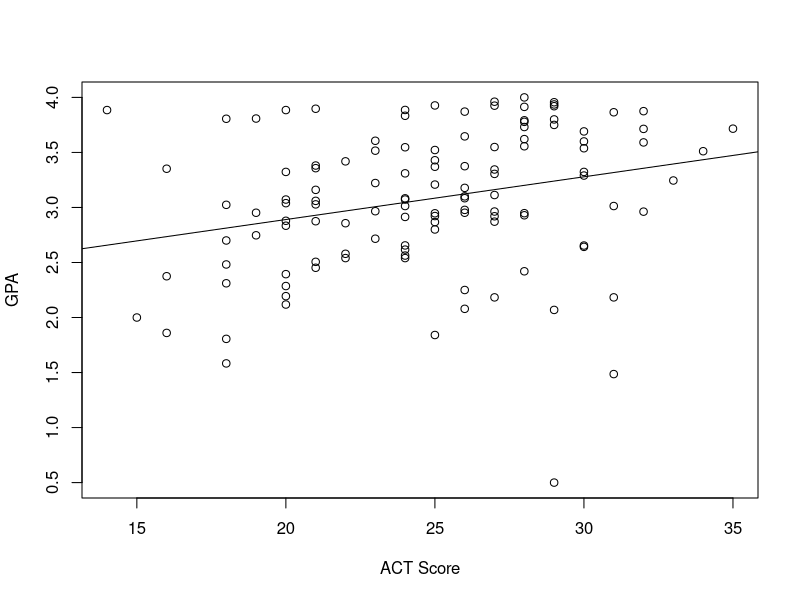
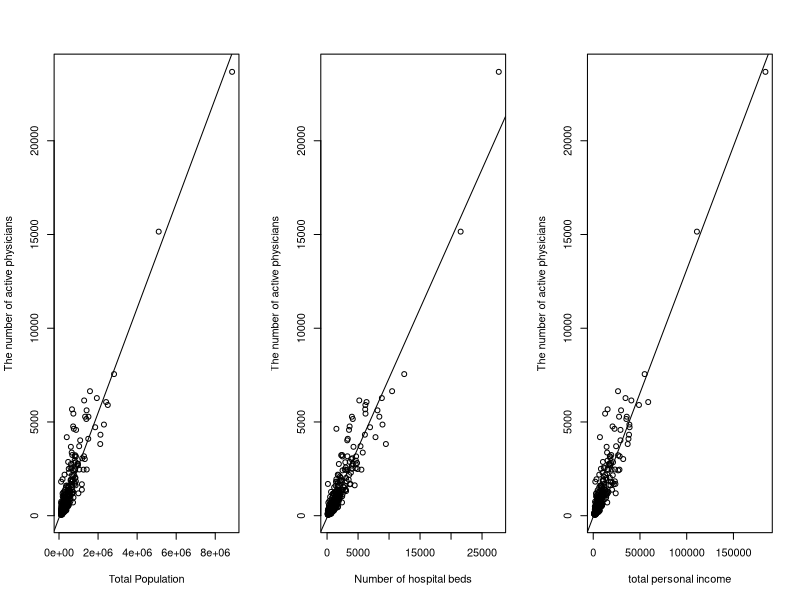

Recreate these plots in R, in order.
## ---- chunk 1
library(knitr)
#GPA <- read.csv("/cloud/project/Grade Point Average Data.csv")

setwd("~/OneDrive/courses/e106/e106_hes2020/HW/HW1")
GPA <- read.csv("Grade Point Average Data.csv")

f1a<-lm(Y~X,data=GPA)
summary(f1a)
f1a$coefficients
## ---- chunk 2
plot(GPA$X,GPA$Y,xlab="ACT Score",ylab="GPA")
abline(f1a)
## ---- chunk 3
Xnew=data.frame(X=35)
predict(f1a,Xnew)
## ---- chunk 4
ei=f1a$residuals
sum(ei)
## ---- chunk 5
sigma2<-sum(ei^2)/(120-2)
sigma=sqrt(sigma2)
cbind(sigma2,sigma)
## ---- chunk 6
y=c(128,213,75,250,446,540)
x=c(7,12,4,14,25,30)
beta=seq(1,100)

prg2<-function(x,y,beta){ 
  n<-length(beta)
  c<-((2*pi)^(-3))*4^(-6)
  out<-data.frame(matrix(0,nrow=n,ncol=2))
  for (i in 1:n){  
    ypred=beta[i]*x
    e=y-ypred
    m1=(e^2)/16
    Li=exp(-0.5*sum(m1))
    out[i,1]<-beta[i]
    out[i,2]<-prod(Li)
  }    
  dimnames(out[[2]])[[2]]<c("b1","L")    
  out
  }
round(prg2(x,y,beta),5)

## ---- chunk 7
f2<-lm(y ~ x -1)
f2$coefficients
## ---- chunk 8
CDI <- read.csv("CDI Data.csv")
Y=CDI$Number.of.active.physicians
X1=CDI$Total.population
X2=CDI$Number.of.hospital.beds
X3=CDI$Total.personal.income
f31<-lm(Y~X1)
f32<-lm(Y~X2)
f33<-lm(Y~X3)
rbind(f31$coefficients,f32$coefficients,f33$coefficients)
## ---- chunk 9
par(mfrow=c(1,3))
plot(X1,Y,xlab="Total Population",ylab="The number of active physicians")
abline(f31)
plot(X2,Y,xlab="Number of hospital beds",ylab="The number of active physicians")
abline(f32)
plot(X3,Y,xlab="total personal income",ylab="The number of active physicians")
abline(f33)
## ---- chunk 10
n=dim(CDI)[1]
MSE1=sum(f31$residuals^2)/(n-2)
MSE2=sum(f32$residuals^2)/(n-2)
MSE3=sum(f33$residuals^2)/(n-2)
cbind(MSE1,MSE2,MSE3)
## ---- chunk 11
dat<-data.frame(cbind(X3,Y))
prg3<-function(dat){
  n=dim(dat)[1]
  out<-data.frame(matrix(0,nrow=1000,ncol=2))
  for(i in 1:1000){
    ind=sample(1:n,400)
    dat1=dat[ind,]
    f<-lm(Y~X3,data=dat1)
    out[i,]<-c(f$coefficients)
    }
  dimnames(out)[[2]]<-c("b0","b1")
  out
}
set.seed(123)
out3=prg3(dat)
apply(out3,2,mean)
apply(out3,2,var)
f33$coefficients

